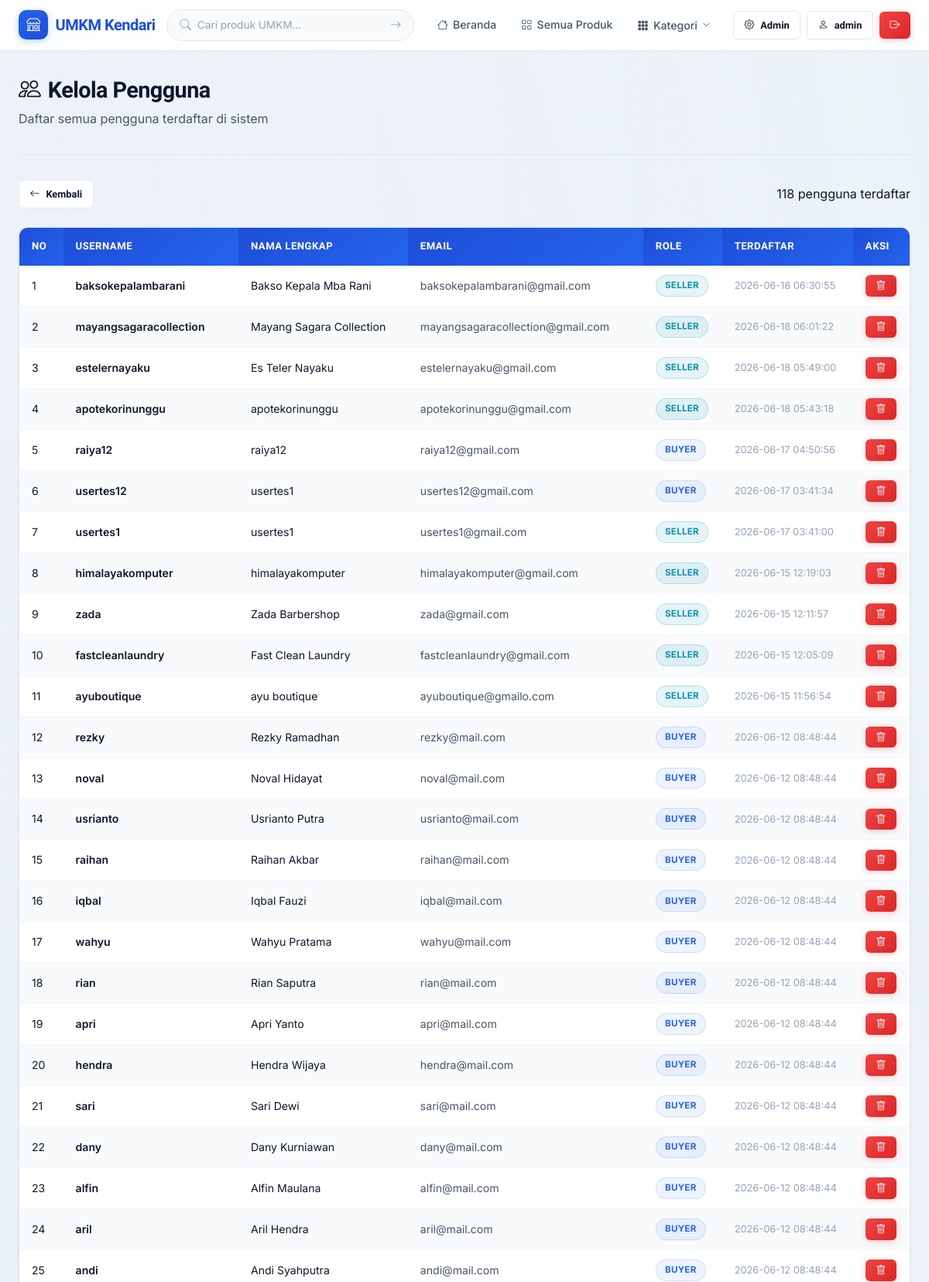
Page /admin/users (signed in, upper part) on the committed database.
### tables this page shows
CREATE TABLE users (
            id INTEGER PRIMARY KEY AUTOINCREMENT,
            username TEXT UNIQUE NOT NULL,
            email TEXT UNIQUE NOT NULL,
            password_hash TEXT NOT NULL,
            role TEXT NOT NULL DEFAULT 'buyer' CHECK(role IN ('admin','seller','buyer')),
            nama_lengkap TEXT NOT NULL,
            alamat TEXT DEFAULT '',
            no_telepon TEXT DEFAULT '',
            created_at TIMESTAMP DEFAULT CURRENT_TIMESTAMP
        );

### routes/admin.py (the view)
@admin_bp.route('/users')
@admin_required
def kelola_users():
    users = User.get_all()
    kategori_list = Kategori.get_all()
    return render_template('admin/users.html', users=users, kategori_list=kategori_list)

### models/database.py (called while the page is built)
def get_db():
    from flask import g
    if 'db' not in g:
        g.db = sqlite3.connect(DATABASE)
        g.db.row_factory = sqlite3.Row
        g.db.execute("PRAGMA foreign_keys = ON")
    return g.db

### models/kategori.py (called while the page is built)
    @staticmethod
    def get_all():
        db = get_db()
        rows = db.execute('SELECT * FROM kategori ORDER BY nama').fetchall()
        return [Kategori(**dict(row)) for row in rows]

### models/user.py (called while the page is built)
    @staticmethod
    def get_by_id(user_id):
        db = get_db()
        row = db.execute('SELECT * FROM users WHERE id = ?', (user_id,)).fetchone()
        if row:
            return User(**dict(row))
        return None

    @staticmethod
    def get_all():
        db = get_db()
        rows = db.execute('SELECT * FROM users ORDER BY created_at DESC').fetchall()
        return [User(**dict(row)) for row in rows]

### routes/admin.py (called while the page is built)
def admin_required(f):
    @wraps(f)
    @login_required
    def decorated_function(*args, **kwargs):
        if current_user.role != 'admin':
            flash('Akses ditolak. Anda bukan admin.', 'danger')
            return redirect(url_for('main.index'))
        return f(*args, **kwargs)
    return decorated_function

### templates/admin/users.html (shortened to what this page needs)
{% extends "base.html" %}
{% block content %}
<div class="container">
    <div class="dashboard-header">
        <h1><i class="bi bi-people"></i> Kelola Pengguna</h1>
        <p>Daftar semua pengguna terdaftar di sistem</p>
    </div>
    <div class="action-bar">
        <a href="{{ url_for('admin.dashboard') }}" class="btn btn-secondary btn-sm">
            <i class="bi bi-arrow-left"></i> Kembali
        </a>
        <span class="rating-count">{{ users|length }} pengguna terdaftar</span>
    </div>
    {% if users %}
    <div class="table-wrapper">
        <table>
            <thead>
                <tr>
                    <th>No</th>
                    <th>Username</th>
                    <th>Nama Lengkap</th>
                    <th>Email</th>
                    <th>Role</th>
                    <th>Terdaftar</th>
                    <th>Aksi</th>
                </tr>
            </thead>
            <tbody>
                {% for user in users %}
                <tr>
                    <td>{{ loop.index }}</td>
                    <td style="font-weight: 600;">{{ user.username }}</td>
                    <td>{{ user.nama_lengkap }}</td>
                    <td style="color: var(--text-secondary);">{{ user.email }}</td>
                    <td>
                        <span class="role-badge {{ user.role }}">{{ user.role|upper }}</span>
                    </td>
                    <td style="color: var(--text-muted); font-size: 0.8rem;">{{ user.created_at }}</td>
                    <td>
                        {% if user.id != current_user.id %}
                        <form method="POST" action="{{ url_for('admin.delete_user', user_id=user.id) }}" class="swal-delete-form" data-name="{{ user.username }}">
                            <button type="button" class="btn btn-danger btn-sm" onclick="swalDelete(this)"><i class="bi bi-trash"></i></button>
                        </form>
                        {% else %}
                        <span class="rating-count">Anda</span>
                        {% endif %}
                    </td>
                </tr>
                {% endfor %}
            </tbody>
        </table>
    </div>
    {% else %}
    <div class="empty-state">
        <i class="bi bi-people"></i>
        <p>Belum ada pengguna terdaftar</p>
    </div>
    {% endif %}
</div>
{% endblock %}

### templates/base.html (shortened to what this page needs)
<!DOCTYPE html>
<html lang="id">
<head>
    <link rel="stylesheet" href="{{ url_for('static', filename='css/style.css') }}">
    <link rel="stylesheet" href="https://cdn.jsdelivr.net/npm/bootstrap-icons@1.11.3/font/bootstrap-icons.min.css">
    <link rel="stylesheet" href="https://cdn.jsdelivr.net/npm/sweetalert2@11/dist/sweetalert2.min.css">
</head>
<body>
    <nav class="navbar" id="mainNav">
        <div class="container">
            <a href="{{ url_for('main.index') }}" class="navbar-brand">
                <span class="brand-icon"><i class="bi bi-shop"></i></span>
                UMKM Kendari
            </a>
            <form action="{{ url_for('main.search') }}" method="GET" class="nav-search">
                <i class="bi bi-search"></i>
                <input type="text" name="q" placeholder="Cari produk UMKM..." value="{{ request.args.get('q', '') }}">
                <button type="submit"><i class="bi bi-arrow-right"></i></button>
            </form>
            <ul class="navbar-nav">
                <li><a href="{{ url_for('main.index') }}" class="nav-link {% if request.endpoint == 'main.index' %}active{% endif %}"><i class="bi bi-house"></i> Beranda</a></li>
                <li><a href="{{ url_for('main.list_produk') }}" class="nav-link {% if request.endpoint == 'main.list_produk' and not request.args.get('kategori') %}active{% endif %}"><i class="bi bi-grid"></i> Semua Produk</a></li>
                {% if kategori_list %}
                <li class="nav-dropdown">
                    <button class="nav-link nav-dropdown-toggle" id="kategoriDropdownBtn" aria-expanded="false">
                        <i class="bi bi-grid-3x3-gap-fill"></i> Kategori
                        <i class="bi bi-chevron-down nav-dropdown-chevron"></i>
                    </button>
                </li>
                {% endif %}
            </ul>
            <div class="nav-auth">
                {% if current_user.is_authenticated %}
                    {% if current_user.role == 'admin' %}
                        <a href="{{ url_for('admin.dashboard') }}" class="btn btn-sm btn-secondary"><i class="bi bi-gear"></i> Admin</a>
                    {% elif current_user.role == 'seller' %}
                        <a href="{{ url_for('seller.dashboard') }}" class="btn btn-sm btn-secondary"><i class="bi bi-box"></i> Toko Saya</a>
                    {% endif %}
                    <a href="{{ url_for('main.profil') }}" class="btn btn-sm btn-secondary"><i class="bi bi-person"></i> {{ current_user.username }}</a>
                    <a href="{{ url_for('auth.logout') }}" class="btn btn-sm btn-danger"><i class="bi bi-box-arrow-right"></i></a>
                {% else %}
                    <a href="{{ url_for('auth.login') }}" class="btn btn-sm btn-secondary">Masuk</a>
                    <a href="{{ url_for('auth.register') }}" class="btn btn-sm btn-primary">Daftar</a>
                {% endif %}
            </div>
        </div>
    </nav>
    <main>
        {% block content %}{% endblock %}
    </main>
</body>
</html>

### rows in the picture
users: username "admin"
users: username "baksokepalambarani", nama_lengkap "Bakso Kepala Mba Rani", email "baksokepalambarani@gmail.com", role "SELLER", created_at "2026-06-18 06:30:55"
users: username "mayangsagaracollection", nama_lengkap "Mayang Sagara Collection", email "mayangsagaracollection@gmail.com", role "SELLER", created_at "2026-06-18 06:01:22"
users: username "estelernayaku", nama_lengkap "Es Teler Nayaku", email "estelernayaku@gmail.com", role "SELLER", created_at "2026-06-18 05:49:00"
users: username "apotekorinunggu", nama_lengkap "apotekorinunggu", email "apotekorinunggu@gmail.com", role "SELLER", created_at "2026-06-18 05:43:18"
users: username "raiya12", nama_lengkap "raiya12", email "raiya12@gmail.com", role "BUYER", created_at "2026-06-17 04:50:56"
users: username "usertes12", nama_lengkap "usertes1", email "usertes12@gmail.com", role "BUYER", created_at "2026-06-17 03:41:34"
users: username "usertes1", nama_lengkap "usertes1", email "usertes1@gmail.com", role "SELLER", created_at "2026-06-17 03:41:00"
users: username "himalayakomputer", nama_lengkap "himalayakomputer", email "himalayakomputer@gmail.com", role "SELLER", created_at "2026-06-15 12:19:03"
users: username "zada", nama_lengkap "Zada Barbershop", email "zada@gmail.com", role "SELLER", created_at "2026-06-15 12:11:57"
users: username "fastcleanlaundry", nama_lengkap "Fast Clean Laundry", email "fastcleanlaundry@gmail.com", role "SELLER", created_at "2026-06-15 12:05:09"
users: username "ayuboutique", nama_lengkap "ayu boutique", email "ayuboutique@gmailo.com", role "SELLER", created_at "2026-06-15 11:56:54"
users: username "rezky", nama_lengkap "Rezky Ramadhan", email "rezky@mail.com", role "BUYER", created_at "2026-06-12 08:48:44"
users: username "noval", nama_lengkap "Noval Hidayat", email "noval@mail.com", role "BUYER", created_at "2026-06-12 08:48:44"
users: username "usrianto", nama_lengkap "Usrianto Putra", email "usrianto@mail.com", role "BUYER", created_at "2026-06-12 08:48:44"
users: username "raihan", nama_lengkap "Raihan Akbar", email "raihan@mail.com", role "BUYER", created_at "2026-06-12 08:48:44"
users: username "iqbal", nama_lengkap "Iqbal Fauzi", email "iqbal@mail.com", role "BUYER", created_at "2026-06-12 08:48:44"
users: username "wahyu", nama_lengkap "Wahyu Pratama", email "wahyu@mail.com", role "BUYER", created_at "2026-06-12 08:48:44"
users: username "rian", nama_lengkap "Rian Saputra", email "rian@mail.com", role "BUYER", created_at "2026-06-12 08:48:44"
users: username "apri", nama_lengkap "Apri Yanto", email "apri@mail.com", role "BUYER", created_at "2026-06-12 08:48:44"
users: username "hendra", nama_lengkap "Hendra Wijaya", email "hendra@mail.com", role "BUYER", created_at "2026-06-12 08:48:44"
users: username "sari", nama_lengkap "Sari Dewi", email "sari@mail.com", role "BUYER", created_at "2026-06-12 08:48:44"
users: username "dany", nama_lengkap "Dany Kurniawan", email "dany@mail.com", role "BUYER", created_at "2026-06-12 08:48:44"
users: username "alfin", nama_lengkap "Alfin Maulana", email "alfin@mail.com", role "BUYER", created_at "2026-06-12 08:48:44"
users: username "aril", nama_lengkap "Aril Hendra", email "aril@mail.com", role "BUYER", created_at "2026-06-12 08:48:44"
users: username "andi", nama_lengkap "Andi Syahputra", email "andi@mail.com", role "BUYER", created_at "2026-06-12 08:48:44"

### other values in the picture
{{ users|length }} "118"
